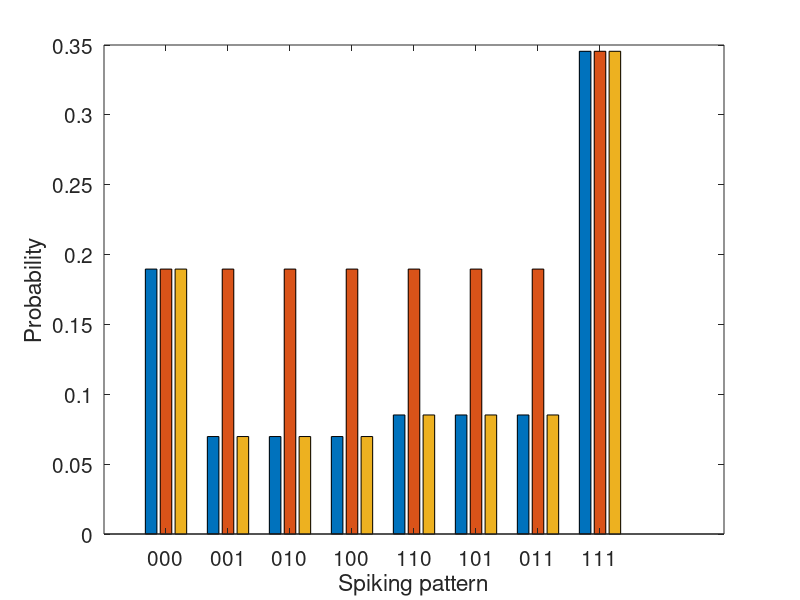

The MATLAB script that drew this image:
% Toy model
% Plot Figure 1

clear all; clc

Z = @(a,b) 1+3*exp(-a)+3*exp(-2*a+b)+exp(-3*a+3*b);
P0 = @(a,b) 1/Z(a,b);
P1 = @(a,b) exp(-a)/Z(a,b);
P2 = @(a,b) exp(-2*a+b)/Z(a,b);
P3 = @(a,b) exp(-3*a+3*b)/Z(a,b);
P = @(a,b) [P0(a,b),P1(a,b),P1(a,b),P1(a,b),P2(a,b),P2(a,b),P2(a,b),P3(a,b)];

P0_ri = @(a,b) 1/Z(a,b);
P1_ri = @(a,b) 1/Z(a,b);
P2_ri = @(a,b) 1/Z(a,b);
P3_ri = @(a,b) exp(.6)/Z(a,b);
P_ri = @(a,b) [P0_ri(a,b),P1_ri(a,b),P1_ri(a,b),P1_ri(a,b),P2_ri(a,b),P2_ri(a,b),P2_ri(a,b),P3_ri(a,b)];

P_rm = @(a,b) [P0(a,b),P1(a,b),P1(a,b),P1(a,b),P2(a,b),P2(a,b),P2(a,b),P3(a,b)];

figure, bar([P(1,1.2);P_ri(1,1.2);P_rm(1,1.2)]')
set(gca,'XTicklabel',{'000','001','010','100','110','101','011','111'})
set(gca,'FontSize',15)
xlabel('Spiking pattern')
ylabel('Probability')